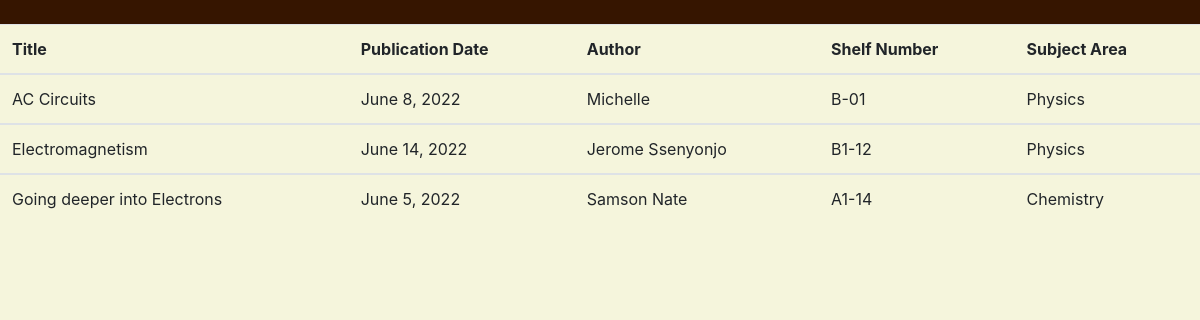
Page /index/ (signed in) on the committed database.
### The_Library/models.py (models this page shows, shortened)
class book(models.Model):
    publication_date = models.DateField()
    author = models.TextField(max_length=50)
    subject_area = models.CharField(max_length=50)
    title = models.TextField(max_length=50)
    shelf_number = models.CharField(max_length=10)
    borrowed = models.BooleanField(default=False)

### The_Library/views.py (the view)
# urls.py: path('index/', index, name='index'),
def index(request):
  if request.user.is_authenticated:
    my_books = book.objects.all()
    print(request.user.id)
    context = {
        'books': my_books
    }
    return render(request, 'index.html', context)
  else:
      return redirect("/login/")

### templates/index.html (shortened to what this page needs)
{% extends "Base.html" %}
{% block table %}
<thead>
    <tr>
      <th scope="col">Title</th>
      <th scope="col">Publication Date</th>
      <th scope="col">Author</th>
      <th scope="col">Shelf Number</th>
        <th scope="col">Subject Area</th>
    </tr>
</thead>
     <tbody>
     {%for x in books%}
      <tr class="clickable " onclick="window.location='/borrow/{{x.id}}'">
          <td>{{x.title}}</td>
          <td>{{x.publication_date}}</td>
          <td>{{x.author}}</td>
          <td>{{x.shelf_number}}</td>
          <td>{{x.subject_area}}</td>
    </tr>
      </tbody>
     {%endfor%}
{% endblock %}

### templates/Base.html (shortened to what this page needs)
<!doctype html>
<html lang="en">
<head>
  <link rel="stylesheet" href="https://stackpath.bootstrapcdn.com/bootstrap/4.1.3/css/bootstrap.min.css">
</head>
<body>
<div class="first">
</div>
<table class="table table-hover">
  {% block table %}
  {% endblock %}
</table>
</body>
</html>

### templates/Base.html (style rules this page uses)
body { background-color:beige; }
.first { width: 100%; background-color: #361500; }
.table-hover { cursor:pointer; }

### rows in the picture
book: title "AC Circuits", publication_date "June 8, 2022", author "Michelle", shelf_number "B-01", subject_area "Physics"
book: title "Electromagnetism", publication_date "June 14, 2022", author "Jerome Ssenyonjo", shelf_number "B1-12", subject_area "Physics"
book: title "Going deeper into Electrons", publication_date "June 5, 2022", author "Samson Nate", shelf_number "A1-14", subject_area "Chemistry"
